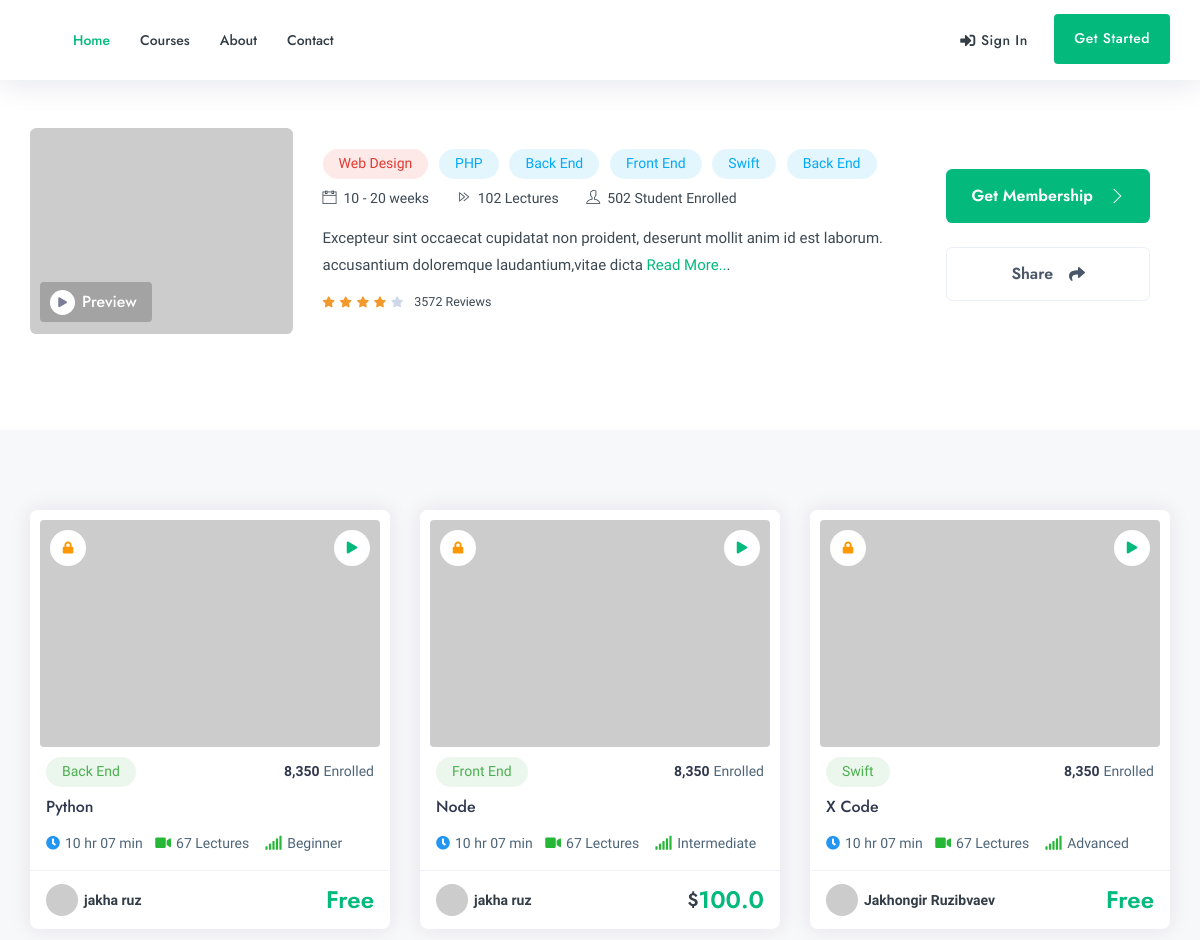
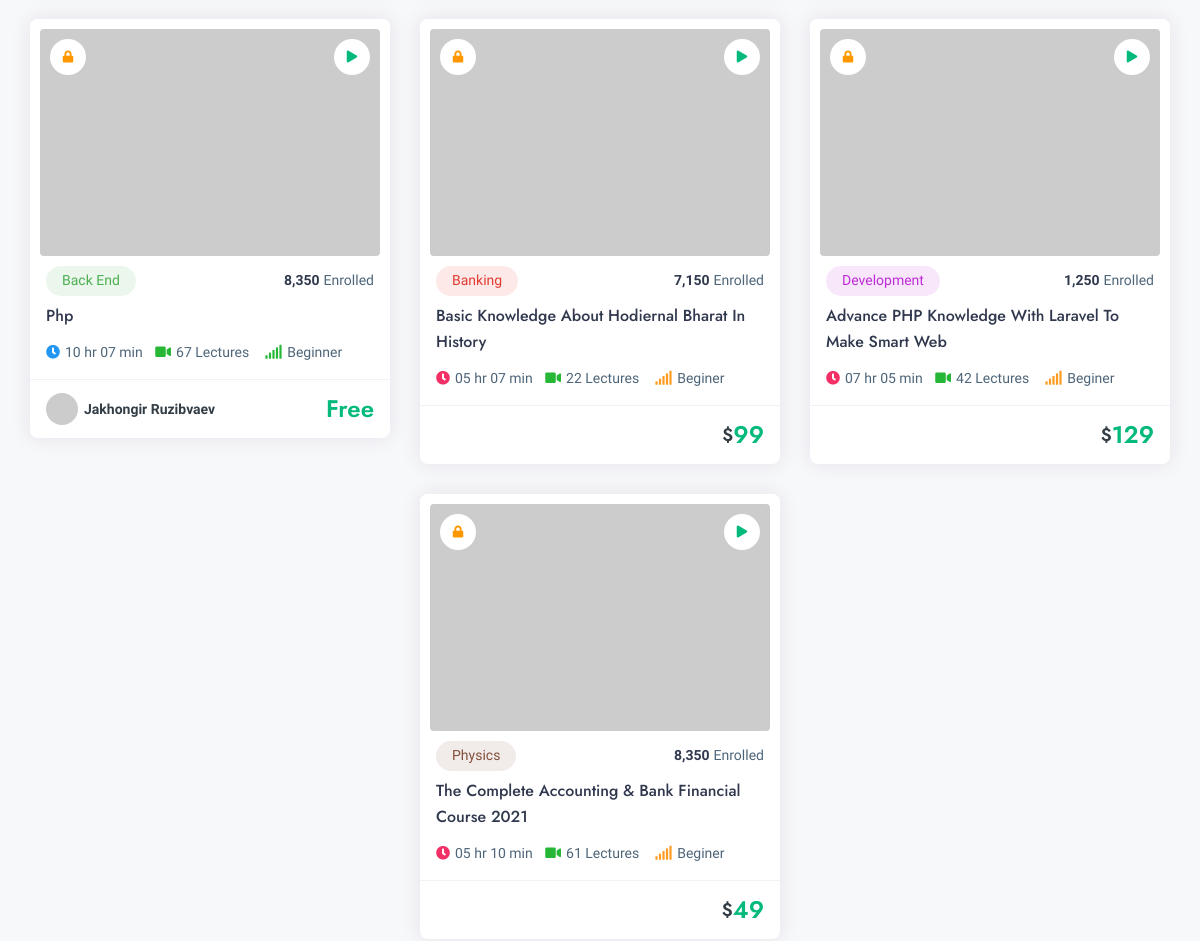
Before: /instructor-detail/1 (upper part) with the older database file (2 pictures, top to bottom).
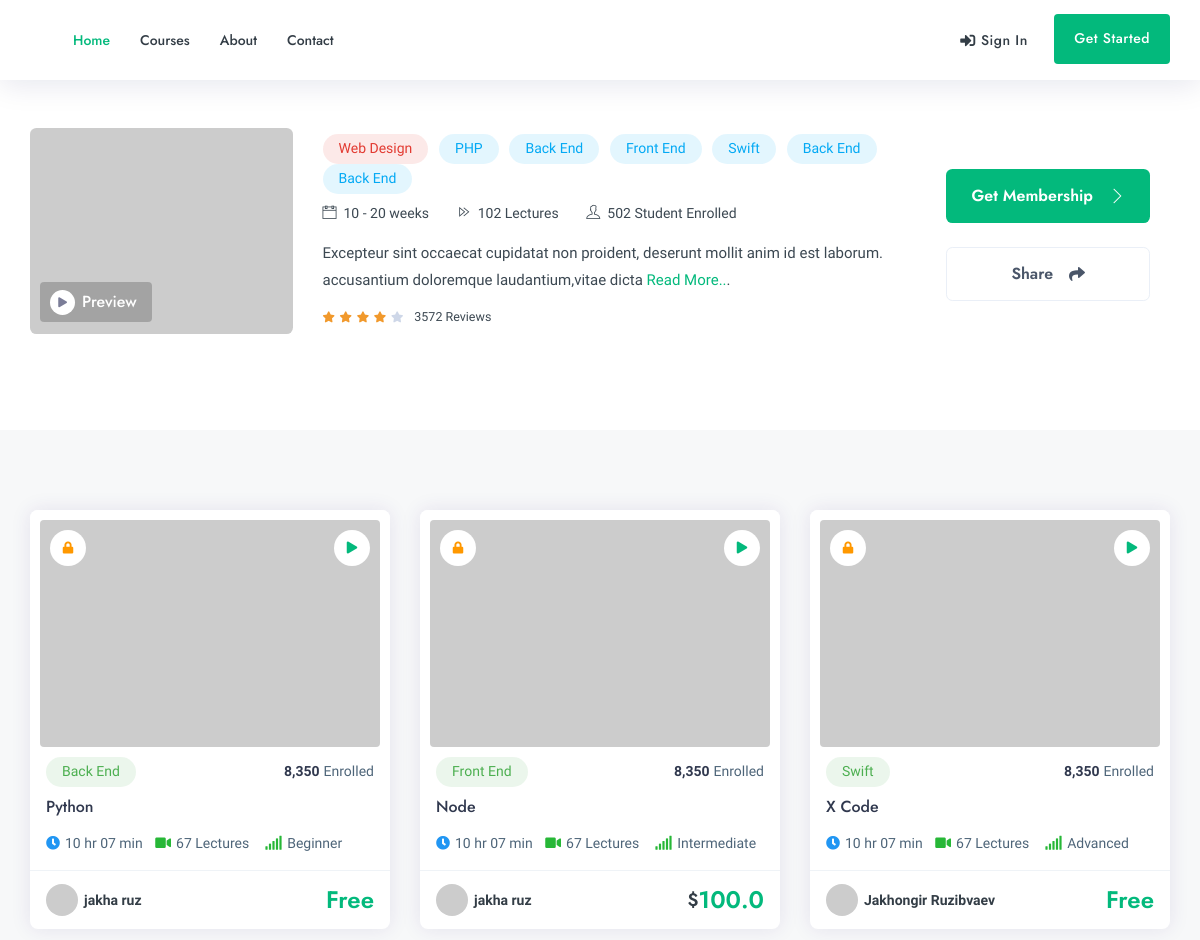
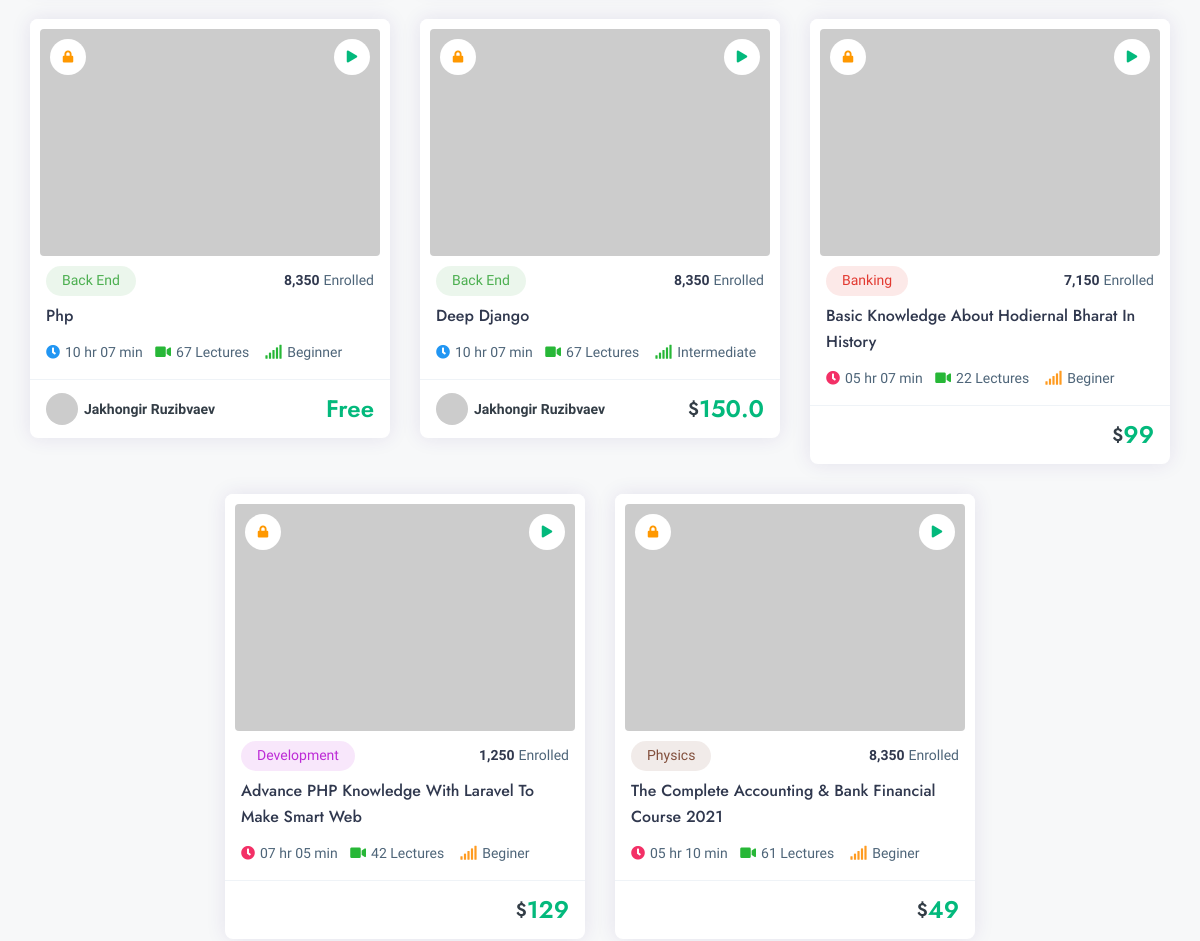
After: the same page with the newer database file (2 pictures, top to bottom).
### academy/models.py (models this page shows, shortened)
class Course(models.Model):
    categories = models.ForeignKey(Category, on_delete=models.CASCADE)
    title = models.CharField(max_length=100)
    description = models.TextField()
    rate = models.FloatField(default=0, validators=[
        MinValueValidator(0.0), MaxValueValidator(5.0)], editable=False)
    overview = models.TextField(blank=True, null=True)
    requirements = models.TextField(blank=True, null=True)
    level = models.CharField(max_length=100, blank=True, null=True, choices=[(
        'Beginner', 'Beginner'), ('Intermediate', 'Intermediate'), ('Advanced', 'Advanced')])
    course_include = models.TextField(blank=True, null=True)
    price = models.FloatField(default=0)
    preview_image = models.ImageField(
        upload_to='course_image/', blank=True, null=True, help_text='Image size should be at least 1200x800')
    author = models.ForeignKey(Instructor, on_delete=models.CASCADE)
    is_active = models.BooleanField(default=False)

class Category(models.Model):
    title = models.CharField(max_length=200)
    icon = models.CharField(
        max_length=25, help_text='https://www.w3schools.com/icons/fontawesome5_icons_alert.asp  https://fontawesome.ru/cheatsheet/\n\tExapmle: fa fa-code')
    number_of_courses = models.IntegerField(default=0)
    is_active = models.BooleanField(default=False)
    def get_image_preview(self):
        if self.icon:
            return mark_safe('<i class="%s"></i>' % self.icon)
        else:
            return 'Image not found'
    def get_count_of_courses_in_category(self):
        return Course.objects.filter(categories=self).count()
    get_image_preview.short_description = 'image'
    get_count_of_courses_in_category.short_description = 'Number of courses'
    number_of_courses = get_count_of_courses_in_category
    def __str__(self):
        return self.title

class Instructor(models.Model):
    firstname = models.CharField(max_length=150)
    lastname = models.CharField(max_length=150)
    email = models.EmailField(max_length=254)
    avatar = models.ImageField(upload_to='avatars/')
    short_description = models.TextField()
    tutor_rating = models.FloatField(default=0, validators=[
        MinValueValidator(0.0), MaxValueValidator(5.0)])
    instagram = models.URLField(blank=True)
    facebook = models.URLField(blank=True)
    linked_in = models.URLField(blank=True)
    git_hub = models.URLField(blank=True)
    portfolio = models.URLField(blank=True)
    registration_date = models.DateTimeField(default=datetime.now())
    def __str__(self):
        return self.firstname + ' ' + self.lastname

### academy/views.py (the view)
# urls.py: path('instructor-detail/<int:pk>', views.InstructorListView.as_view(), name='instructor-detail'),
class InstructorListView(ListView):
    model = Instructor
    template_name = "academy/instructor-detail.html"
    pk_url_kwarg = 'pk'
    context_object_name = 'instructors'
    def get_context_data(self, **kwargs):
        context = super().get_context_data(**kwargs)
        context['courses'] = Course.objects.all()
        return context

### templates/academy/instructor-detail.html (shortened to what the changed rows need)
{% extends "academy/base.html" %}
{% load static %}
{% block content %}
			<div class="ed_detail_head">
				<div class="container">
					<div class="row align-items-center mb-5">
						<div class="col-lg-9 col-md-12 col-sm-12">
							<div class="dlkio_452">
								<div class="ed_detail_wrap">
									{% for course in courses %}
										<div class="crs_cates cl_3"><span>{{ course.categories }}</span></div>
									{% endfor %}
								</div>
							</div>
						</div>
					</div>
				</div>
			</div>
			<section class="gray">
				<div class="container">
					<div class="row justify-content-center">
						{% if courses %}
							{% for course in courses %}
							<div class="col-xl-4 col-lg-4 col-md-6 col-sm-12">
								<div class="crs_grid">
									<div class="crs_grid_thumb">
										<a href="course-detail.html" class="crs_detail_link">
											<img src="https://via.placeholder.com/1200x800" class="img-fluid rounded" alt="" />
										</a>
										<div class="crs_video_ico">
											<i class="fa fa-play"></i>
										</div>
										<div class="crs_locked_ico">
											<i class="fa fa-lock"></i>
										</div>
									</div>
									<div class="crs_grid_caption">
										<div class="crs_flex">
											<div class="crs_fl_first">
												<div class="crs_cates cl_8"><span>{{ course.categories }}</span></div>
											</div>
											<div class="crs_fl_last">
												<div class="crs_inrolled"><strong>8,350</strong>Enrolled</div>
											</div>
										</div>
										<div class="crs_title">
											<h4>
												<a href="{% url 'course-detail' course.id %}" class="crs_title_link">
													{{ course.title }}
												</a>
											</h4>
										</div>
										<div class="crs_info_detail">
											<ul>
												<li><i class="fa fa-clock text-info"></i><span>10 hr 07 min</span></li>
												<li><i class="fa fa-video text-success"></i><span>67 Lectures</span></li>
												<li><i class="fa fa-signal text-success"></i><span>{{ course.level}}</span></li>
											</ul>
										</div>
									</div>
									<div class="crs_grid_foot">
										<div class="crs_flex">
											<div class="crs_fl_first">
												<div class="crs_tutor">
													<div class="crs_tutor_thumb"><a href="{% url 'instructor-detail' course.author.id %}"><img src="https://via.placeholder.com/500x500" class="img-fluid circle" alt="" /></a></div>
													<div class="crs_tutor_name"><a href="{% url 'instructor-detail' course.author.id %}">{{ course.author }}</a></div>
												</div>
											</div>
											<div class="crs_fl_last">
												<div class="crs_price"><h2>
													{% if course.price != 0 %}
														<span class="currency">$</span>
														<span class="theme-cl">{{  course.price  }}</span>
													{% else %}
														<span class="theme-cl">Free</span>
													{% endif %}
												</h2></div>
											</div>
										</div>
									</div>
								</div>
							</div>
							{% endfor %}
						{% else %}
						Not Found
						{% endif %}
						<div class="col-xl-4 col-lg-4 col-md-6 col-sm-12">
							<div class="crs_grid">
								<div class="crs_grid_foot">
									<div class="crs_flex">
										<div class="crs_fl_last">
											<div class="crs_price"><h2><span class="currency">$</span><span class="theme-cl">99</span></h2></div>
										</div>
									</div>
								</div>
							</div>
						</div>
						<div class="col-xl-4 col-lg-4 col-md-6 col-sm-12">
							<div class="crs_grid">
								<div class="crs_grid_foot">
									<div class="crs_flex">
										<div class="crs_fl_last">
											<div class="crs_price"><h2><span class="currency">$</span><span class="theme-cl">129</span></h2></div>
										</div>
									</div>
								</div>
							</div>
						</div>
						<div class="col-xl-4 col-lg-4 col-md-6 col-sm-12">
							<div class="crs_grid">
								<div class="crs_grid_foot">
									<div class="crs_flex">
										<div class="crs_fl_last">
											<div class="crs_price"><h2><span class="currency">$</span><span class="theme-cl">49</span></h2></div>
										</div>
									</div>
								</div>
							</div>
						</div>
					</div>
				</div>
			</section>
{% endblock content %}

Changed rows visible on the page:
added Course: categories "Back End", title "Deep Django", level "Intermediate", author "Jakhongir Ruzibvaev", price "150.0"
